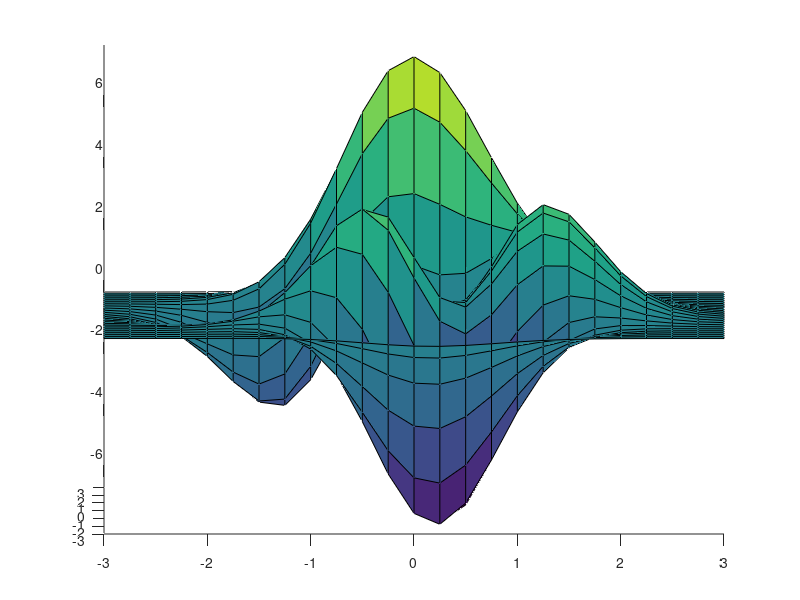

Source code (MATLAB): (Note: this script raises an error after producing the figure.)
%Set elevation to height of rotation%
% Set n to number of rotations in movie%


elevation=6;
n=1;

%%%%%PUT PLOT HERE %%%%%%
peaks(25);
grid off
%%%%%%%%%%%%%%%%%%%%%%%%%
fig=figure(1);
frame=1;
for theta = linspace(0,360*n)
    view(theta,elevation)
    Mv(frame) = getframe(fig);
    children = get(fig, 'children');
    frame=frame+1;
end

movie(Mv,1);
%Change videotitle to the filename for output%
v = VideoWriter('videotitle','MPEG-4');
v.Quality=100;
v.FrameRate=30;

open(v)
writeVideo(v,Mv)
close(v)
